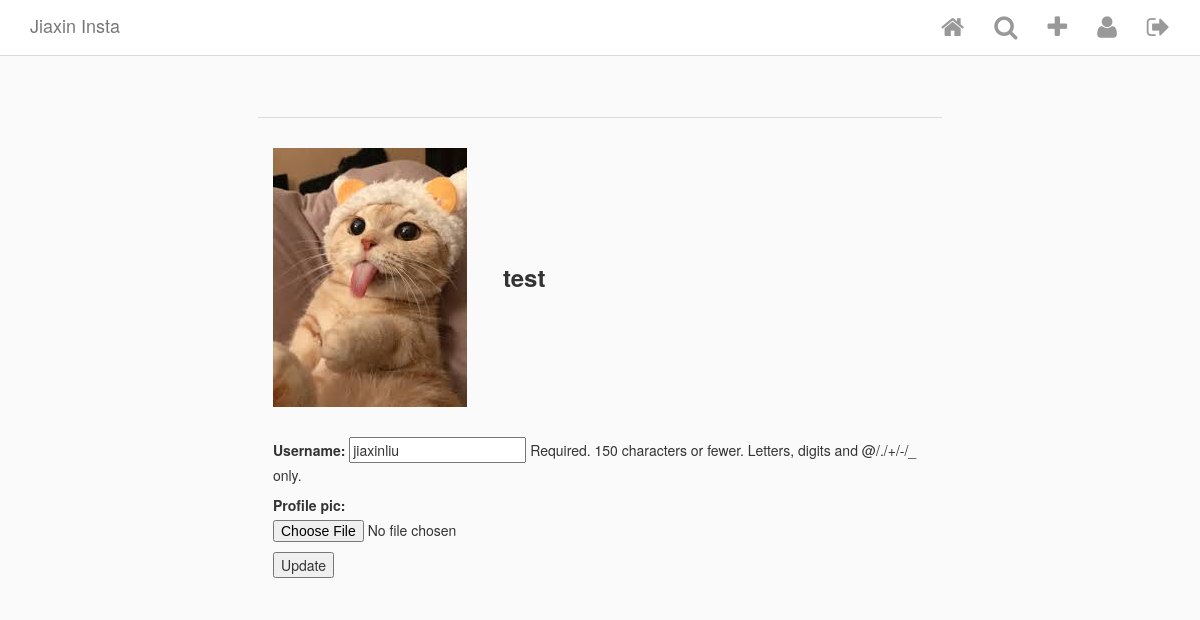
Page /user/edit/1 (signed in) on the committed database.
### Insta/models.py (models this page shows, shortened)
class  InstaUser(AbstractUser):
    profile_pic = ProcessedImageField(
        upload_to='static/images/profiles',
        format='JPEG',
        options={'quality':100},
        blank=True,
        null=True
    )

### Insta/views.py (the view)
# urls.py: path('user/edit/<int:pk>', EditProfile.as_view(), name='edit_profile'),
class EditProfile(LoginRequiredMixin,UpdateView):
    model = InstaUser
    template_name = 'edit_profile.html'
    fields = ['username','profile_pic']
    login_url = 'login'
    success_url = reverse_lazy('posts')

### templates/edit_profile.html (shortened to what this page needs)
{% extends 'base.html' %}
{% block content %}
<div class="row profile-settings">
    <div class="col-xs-12">
        <div class="profile-pic-name">
            {% if user.profile_pic %}
                <img class="picture-circle-medium" src="/{{ user.profile_pic }}">
            {% endif %}
        <span class="username">{{ user.username }}</span>
        </div>
        <form action="" method="POST" enctype="multipart/form-data">
            {{ form.as_p }}
            <input type="submit" value="Update">
        </form>
    </div>
</div>
{% endblock content %}

### static/css/style.css (style rules this page uses)
html { height: 100%; }
body { min-height: 100%; background-color: #fafafa; }
@media screen and (min-width: 768px) { .profile-settings, .auth-form { max-width: 60%; margin: 0 auto; border-top: none; } }
.profile-settings { margin-top: 60px; border-top: 1px solid #dbdbdb; }
.profile-pic-name { padding: 30px 0; }
.profile-pic-name span { font-size: 24px; font-weight: bold; vertical-align: middle; margin-left: 32px; }

### rows in the picture
InstaUser: profile_pic (picture), username "test"
InstaUser: username "jiaxinliu"
